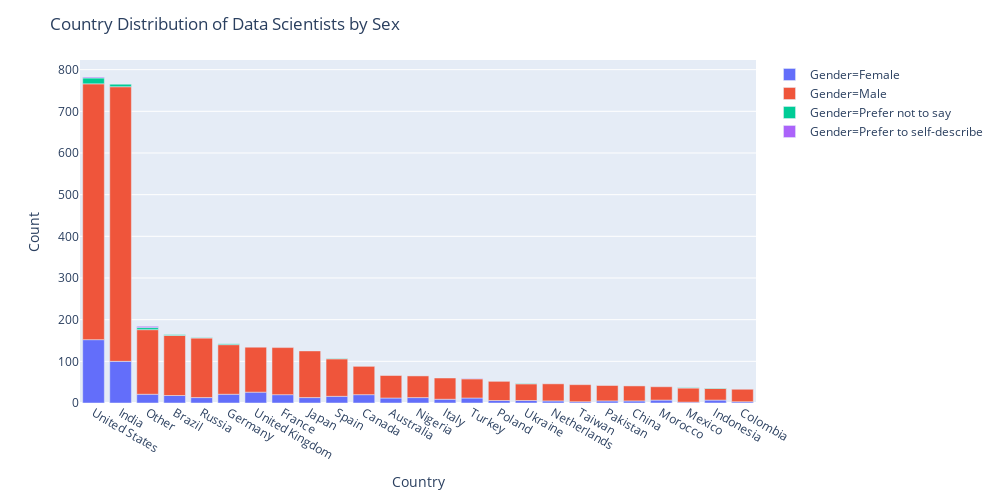

Source (notebook cell):
### Code cell
fig = px.bar(dframe_ds_country, x = "Country", y ="Count", color ='Gender')

fig.update_layout(
    title_text = 'Country Distribution of Data Scientists by Sex',
    height = 500, width = 1000,
    xaxis = {'categoryorder': 'total descending'}
)

fig.show()

### Figure 1 — Plotly figure (JSON) as saved in the notebook; plotly's stock layout.template omitted (floating-point values rounded to 4 significant figures)
{"data": [{"alignmentgroup": "True", "hoverlabel": {"namelength": 0}, "hovertemplate": "Gender=Female<br>Country=%{x}<br>Count=%{y}", "legendgroup": "Gender=Female", "marker": {"color": "#636efa"}, "name": "Gender=Female", "offsetgroup": "Gender=Female", "orientation": "v", "showlegend": true, "textposition": "auto", "type": "bar", "x": ["Australia", "Brazil", "Canada", "China", "Colombia", "France", "Germany", "India", "Indonesia", "Italy", "Japan", "Mexico", "Morocco", "Netherlands", "Nigeria", "Other", "Pakistan", "Poland", "Russia", "Spain", "Taiwan", "Turkey", "Ukraine", "United Kingdom", "United States"], "xaxis": "x", "y": [12, 18, 20, 5, 3, 20, 21, 100, 7, 9, 13, 2, 7, 5, 13, 21, 5, 6, 13, 16, 3, 12, 6, 26, 152], "yaxis": "y"}, {"alignmentgroup": "True", "hoverlabel": {"namelength": 0}, "hovertemplate": "Gender=Male<br>Country=%{x}<br>Count=%{y}", "legendgroup": "Gender=Male", "marker": {"color": "#EF553B"}, "name": "Gender=Male", "offsetgroup": "Gender=Male", "orientation": "v", "showlegend": true, "textposition": "auto", "type": "bar", "x": ["Australia", "Brazil", "Canada", "China", "Colombia", "France", "Germany", "India", "Indonesia", "Italy", "Japan", "Mexico", "Morocco", "Netherlands", "Nigeria", "Other", "Pakistan", "Poland", "Russia", "Spain", "Taiwan", "Turkey", "Ukraine", "United Kingdom", "United States"], "xaxis": "x", "y": [54, 144, 68, 36, 30, 113, 119, 659, 28, 51, 112, 34, 32, 41, 52, 155, 37, 46, 143, 90, 41, 46, 40, 108, 614], "yaxis": "y"}, {"alignmentgroup": "True", "hoverlabel": {"namelength": 0}, "hovertemplate": "Gender=Prefer not to say<br>Country=%{x}<br>Count=%{y}", "legendgroup": "Gender=Prefer not to say", "marker": {"color": "#00cc96"}, "name": "Gender=Prefer not to say", "offsetgroup": "Gender=Prefer not to say", "orientation": "v", "showlegend": true, "textposition": "auto", "type": "bar", "x": ["Brazil", "Germany", "India", "Indonesia", "Mexico", "Other", "Russia", "Spain", "Ukraine", "United States"], "xaxis": "x", "y": [2, 2, 6, 1, 1, 5, 1, 1, 1, 14], "yaxis": "y"}, {"alignmentgroup": "True", "hoverlabel": {"namelength": 0}, "hovertemplate": "Gender=Prefer to self-describe<br>Country=%{x}<br>Count=%{y}", "legendgroup": "Gender=Prefer to self-describe", "marker": {"color": "#ab63fa"}, "name": "Gender=Prefer to self-describe", "offsetgroup": "Gender=Prefer to self-describe", "orientation": "v", "showlegend": true, "textposition": "auto", "type": "bar", "x": ["Other", "Turkey", "United States"], "xaxis": "x", "y": [3, 1, 2], "yaxis": "y"}], "layout": {"barmode": "relative", "height": 500, "legend": {"tracegroupgap": 0}, "margin": {"t": 60}, "title": {"text": "Country Distribution of Data Scientists by Sex"}, "width": 1000, "xaxis": {"anchor": "y", "categoryorder": "total descending", "domain": [0, 1], "title": {"text": "Country"}}, "yaxis": {"anchor": "x", "domain": [0, 1], "title": {"text": "Count"}}}}
